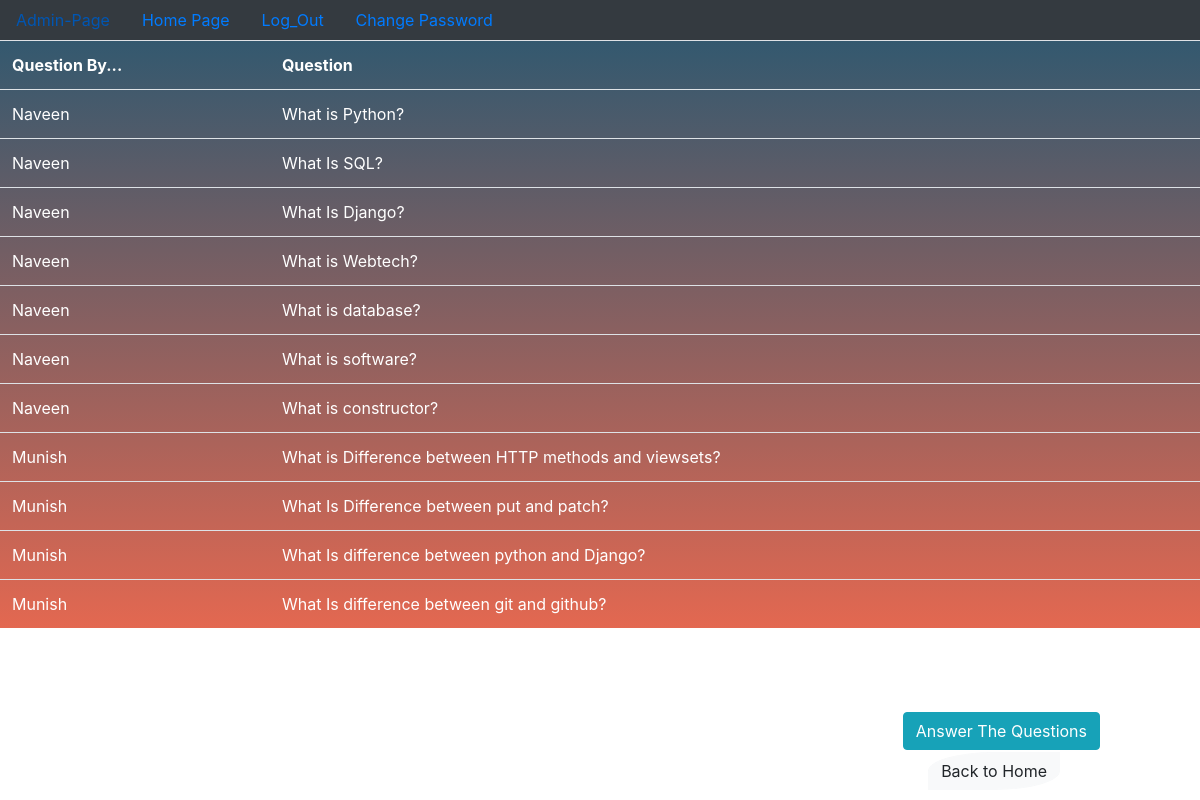
/question_list/ (signed in), run on the app's committed database.
### Reviews/models.py (models this page shows, shortened)
class Question(models.Model):
    username=models.ForeignKey(User,on_delete=models.CASCADE)
    question=models.TextField()

### Reviews/views.py (the view)
# urls.py: path('question_list/',question_list,name='question_list'),
@login_required
def question_list(request):
    if request.session.get('username'):
        username=request.session.get('username')
        Questions=Question.objects.all()
        Dic={'QUES':Questions, 'USER':username}
        return render(request,'question_list.html',Dic)

### templates/question_list.html (shortened to what this page needs)
{% extends 'dummy.html' %}
{% block body_block %}
<div class="mask" style="background: linear-gradient(to bottom, rgba(0, 47, 75, 0.8) 0%, rgba(220, 66, 37, 0.8));">
    <table class="table table-hover text-bold" >
        <tr>
            <th>Question By...</th>
            <th>Question</th>
        </tr>
            {% for Q in QUES %}
            <tr>
                <td>{{Q.username}}</td>
                <td> {{Q.question}} </td>
            </tr>
            {% endfor %}
    </table>
    <a href="{% url 'write_answer' %}" class="btn btn-info" id="one">Answer The Questions</a>
    <a href="{% url 'home' %}" id="two" class="btn btn-light">Back to Home</a>
{% endblock %}

### templates/question_list.html (style rules this page uses)
#one,#two { position: fixed; bottom: 50px; right: 100px; }
#two { bottom: 10px; right: 140px; border-radius: 50% 0% ; }

### data on the page
Question: username "Naveen", question "What is Python?"
Question: username "Naveen", question "What Is SQL?"
Question: username "Naveen", question "What Is Django?"
Question: username "Naveen", question "What is Webtech?"
Question: username "Naveen", question "What is database?"
Question: username "Naveen", question "What is software?"
Question: username "Naveen", question "What is constructor?"
Question: username "Munish", question "What is Difference between HTTP methods and viewsets?"
Question: username "Munish", question "What Is Difference between put and patch?"
Question: username "Munish", question "What Is difference between python and Django?"
Question: username "Munish", question "What Is difference between git and github?"
